Frame 1 (no input): blank canvas, image omitted
Frame 60 (no input): blank canvas, image omitted
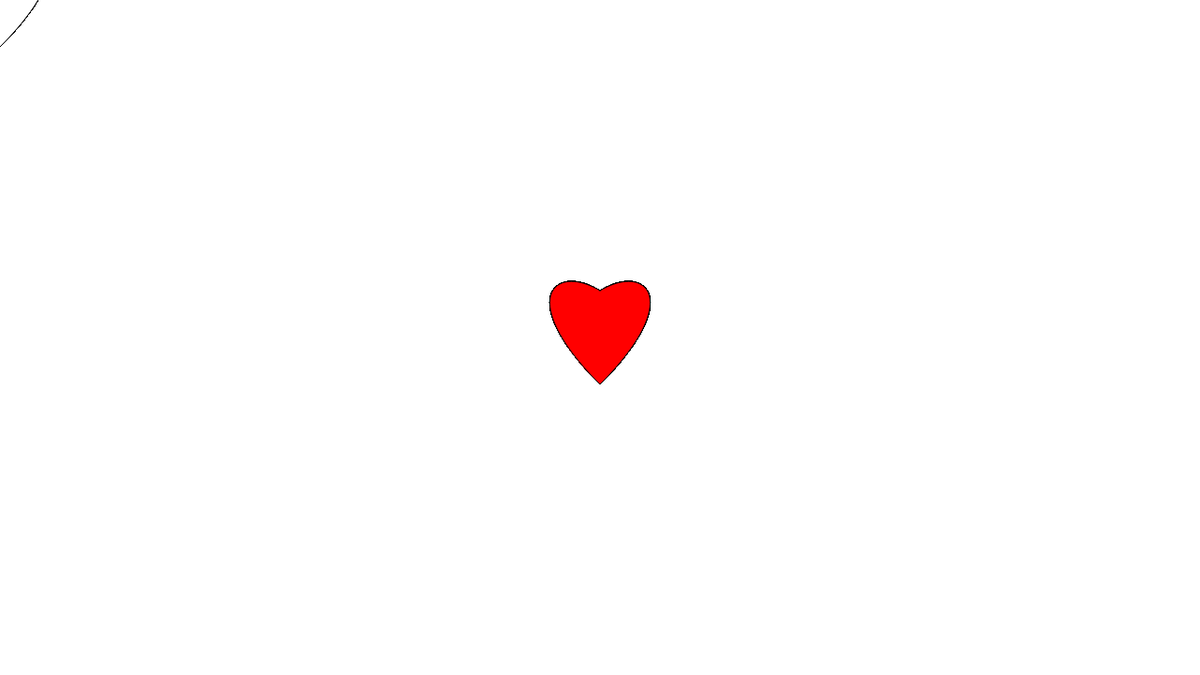
Frame 120 (the mouse pressed at the canvas centre since frame 60)

The p5.js sketch whose frames 1 and 60 were blank and that drew this single picture after the mouse press (run headless with seeded random() and noise() and a simulated clock; from frame 60 on, the mouse is pressed at the canvas centre):

// p5.js sketch
// ── sketch.js
function setup() {
    createCanvas(1280, 720);
}

function draw() {
    if (mouseIsPressed) {
        fill(255, 0, 0); 
    } else {
        fill(255); 
    }

    
    beginShape();
    vertex(mouseX, mouseY - 50);
    bezierVertex(mouseX + 50, mouseY - 80, mouseX + 90, mouseY - 40, mouseX, mouseY + 50);
    bezierVertex(mouseX - 90, mouseY - 40, mouseX - 50, mouseY - 80, mouseX, mouseY - 50);
    endShape(CLOSE);
}
